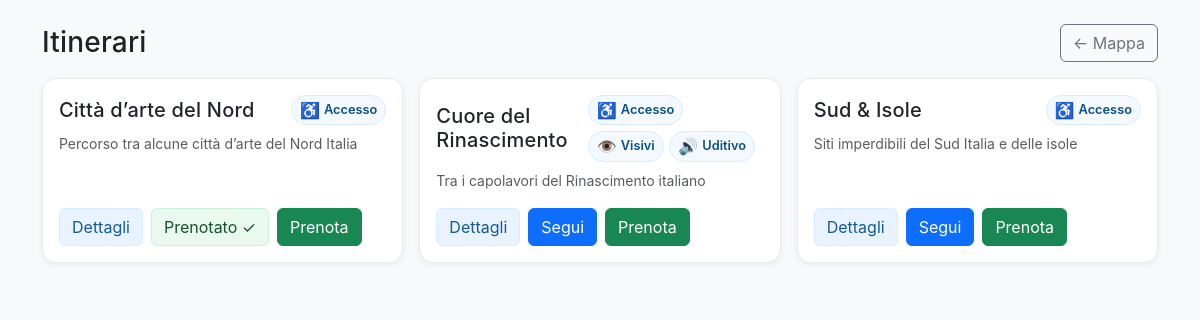
/itinerari/ (signed in), run on the app's committed database.
### heritage/models.py (models this page shows, shortened)
class Itinerario(models.Model):
    nome = models.CharField(max_length=200)
    descrizione = models.TextField(blank=True)

### heritage/views.py (the view)
# urls.py: path("itinerari/", ItinerarioListView.as_view(), name="itinerari_list"),
class ItinerarioListView(ListView):
    model = Itinerario
    template_name = "heritage/itinerari_list.html"
    context_object_name = "itinerari"
    paginate_by = 12
    def get_queryset(self):
        qs = Itinerario.objects.all().order_by("nome")
        wc_subq = Tappa.objects.filter(
            itinerario=OuterRef("pk"),
            sito__accessibilita__sedia_a_rotelle=True
        )
        visivi_subq = Tappa.objects.filter(
            itinerario=OuterRef("pk"),
            sito__accessibilita__ausili_visivi=True
        )
        uditivo_subq = Tappa.objects.filter(
            itinerario=OuterRef("pk"),
            sito__accessibilita__supporto_uditivo=True
        )
        qs = qs.annotate(
            has_wheelchair=Exists(wc_subq),
            has_visivi=Exists(visivi_subq),
            has_uditivo=Exists(uditivo_subq),
        ).prefetch_related(
            "tappe__sito__accessibilita"
        )
        return qs
    def get_context_data(self, **kwargs):
        ctx = super().get_context_data(**kwargs)
        pren_ids = set()
        if self.request.user.is_authenticated:
            page_itins = [i.id for i in ctx["itinerari"]]
            pren_ids = set(
                PrenotazioneItinerario.objects.filter(
                    user=self.request.user, itinerario_id__in=page_itins
                ).values_list("itinerario_id", flat=True)
            )
        ctx["prenotati_ids"] = pren_ids
        return ctx

### heritage/templates/heritage/itinerari_list.html (shortened to what this page needs)
{% load static %}
<!doctype html>
<html lang="it">
<head>
  <link href="https://cdn.jsdelivr.net/npm/bootstrap@5.3.3/dist/css/bootstrap.min.css" rel="stylesheet">
  <link rel="stylesheet" href="{% static 'heritage/css/style.css' %}">
</head>
<body class="bg-light">
  <main class="container py-4">
    <div class="d-flex justify-content-between align-items-center mb-3">
      <h1 class="h3 m-0">Itinerari</h1>
      <a class="btn btn-outline-secondary" href="{% url 'home' %}">← Mappa</a>
    </div>
    {% if itinerari %}
      <div class="row g-3">
        {% for it in itinerari %}
          <div class="col-12 col-sm-6 col-lg-4">
            <div class="card card-itinerary h-100">
              <div class="card-body d-flex flex-column">
               <div class="d-flex align-items-center justify-content-between mb-2">
              <h2 class="h5 card-title m-0">{{ it.nome }}</h2>
              <div class="acc-badges">
                {% if it.has_wheelchair %}
                  <span class="badge-access" title="Accesso sedia a rotelle"><span class="sym">♿</span>Accesso</span>
                {% endif %}
                {% if it.has_visivi %}
                  <span class="badge-access" title="Ausili visivi"><span class="sym">👁️</span>Visivi</span>
                {% endif %}
                {% if it.has_uditivo %}
                  <span class="badge-access" title="Supporto uditivo"><span class="sym">🔊</span>Uditivo</span>
                {% endif %}
              </div>
            </div>
                {% if it.descrizione %}
                  <p class="card-text text-muted small">{{ it.descrizione|truncatewords:28 }}</p>
                {% endif %}
                <div class="mt-auto d-flex flex-wrap gap-2">
                  <a class="btn btn-soft-primary" href="{% url 'itinerario_dettaglio' it.pk %}">Dettagli</a>
                  {% if user.is_authenticated %}
                    {% if it.id in prenotati_ids %}
                      <button class="btn btn-soft-success btn-toggle-prenota"
                              data-url="{% url 'toggle_prenotazione' it.id %}">Prenotato ✓</button>
                    {% else %}
                      <button class="btn btn-primary btn-toggle-prenota"
                              data-url="{% url 'toggle_prenotazione' it.id %}">Segui</button>
                    {% endif %}
                  {% else %}
                    <a class="btn btn-primary" href="{% url 'login' %}?next={% url 'itinerari_list' %}">Accedi</a>
                  {% endif %}
                  <a class="btn btn-success" href="{% url 'booking_create' it.id %}">Prenota</a>
                </div>
              </div>
            </div>
          </div>
        {% endfor %}
      </div>
    {% else %}
      <div class="alert alert-info">Non ci sono ancora itinerari.</div>
    {% endif %}
  </main>
</body>
</html>

### heritage/static/heritage/css/style.css (style rules this page uses)
:root { --brand-600:#1e73be; --brand-700:#155a94; --bg:#fafafa; --card:#ffffff; --text:#222; --muted:#666; --ring: rgba(30,115,190,0.35); --shadow: 0 4px 12px rgba(0,0,0,.08); --shadow-sm: 0 2px 6px rgba(0,0,0,.06); }
body { font-family:"Inter","Segoe UI",Roboto,system-ui,sans-serif; color:var(--text); background:var(--bg); line-height:1.6; -webkit-font-smoothing:antialiased; -moz-osx-font-smoothing:grayscale; }
main { padding:1.5rem; max-width:1200px; margin:auto; }
h1,h2,h3 { letter-spacing:.2px }
h2, h3 { color:var(--brand-600); margin-top:1.2rem; margin-bottom:.8rem }
.card-itinerary { background:var(--card); border:1px solid #eaeaea; border-radius:14px; box-shadow:var(--shadow-sm); transition: transform .18s ease, box-shadow .18s ease, border-color .18s ease; }
.card-itinerary .card-title { margin-bottom:.25rem }
.card-itinerary .card-text { color:var(--muted) }
.acc-badges { display:flex; gap:.35rem; flex-wrap:wrap }
.badge-access { display:inline-flex; align-items:center; gap:.25rem; background:#f4f9ff; color:#0b4f83; border:1px solid #d8ecff; padding:.25rem .5rem; border-radius:999px; font-size:.8rem; font-weight:600; }
.badge-access .sym { font-size:1rem; line-height:1 }
.btn-soft-primary { color:var(--brand-700); background:#e9f3ff; border:1px solid #d8ecff; }
.btn-soft-success { color:#14532d; background:#e9f9ef; border:1px solid #c9f0d8; }

### data on the page
Itinerario: nome "Città d’arte del Nord", shows "Accesso", descrizione "Percorso tra alcune città d’arte del Nord Italia", shows "Prenotato ✓"
Itinerario: nome "Cuore del Rinascimento", shows "Accesso", shows "Visivi", shows "Uditivo", descrizione "Tra i capolavori del Rinascimento italiano", shows "Segui"
Itinerario: nome "Sud & Isole", shows "Accesso", descrizione "Siti imperdibili del Sud Italia e delle isole", shows "Segui"
